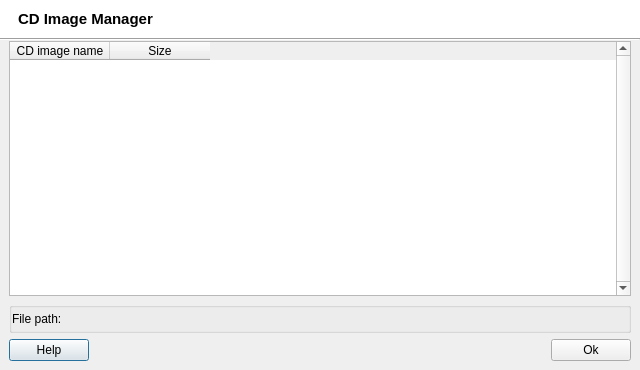
<?xml version="1.0" encoding="UTF-8"?>
<ui version="4.0">
 <class>ImageManager</class>
 <widget class="QDialog" name="ImageManager">
  <property name="windowModality">
   <enum>Qt::WindowModal</enum>
  </property>
  <property name="geometry">
   <rect>
    <x>0</x>
    <y>0</y>
    <width>640</width>
    <height>370</height>
   </rect>
  </property>
  <property name="minimumSize">
   <size>
    <width>340</width>
    <height>370</height>
   </size>
  </property>
  <property name="windowTitle">
   <string>CD Image Manager</string>
  </property>
  <property name="windowIcon">
   <iconset>
    <normaloff>:/data/q4wine.png</normaloff>:/data/q4wine.png</iconset>
  </property>
  <layout class="QVBoxLayout" name="verticalLayout_3">
   <property name="spacing">
    <number>0</number>
   </property>
   <property name="margin">
    <number>0</number>
   </property>
   <item>
    <widget class="QWidget" name="widget_7" native="true">
     <property name="palette">
      <palette>
       <active>
        <colorrole role="Button">
         <brush brushstyle="SolidPattern">
          <color alpha="255">
           <red>255</red>
           <green>255</green>
           <blue>255</blue>
          </color>
         </brush>
        </colorrole>
        <colorrole role="Midlight">
         <brush brushstyle="SolidPattern">
          <color alpha="255">
           <red>255</red>
           <green>255</green>
           <blue>255</blue>
          </color>
         </brush>
        </colorrole>
        <colorrole role="Base">
         <brush brushstyle="SolidPattern">
          <color alpha="255">
           <red>255</red>
           <green>255</green>
           <blue>255</blue>
          </color>
         </brush>
        </colorrole>
        <colorrole role="Window">
         <brush brushstyle="SolidPattern">
          <color alpha="255">
           <red>255</red>
           <green>255</green>
           <blue>255</blue>
          </color>
         </brush>
        </colorrole>
       </active>
       <inactive>
        <colorrole role="Button">
         <brush brushstyle="SolidPattern">
          <color alpha="255">
           <red>255</red>
           <green>255</green>
           <blue>255</blue>
          </color>
         </brush>
        </colorrole>
        <colorrole role="Midlight">
         <brush brushstyle="SolidPattern">
          <color alpha="255">
           <red>255</red>
           <green>255</green>
           <blue>255</blue>
          </color>
         </brush>
        </colorrole>
        <colorrole role="Base">
         <brush brushstyle="SolidPattern">
          <color alpha="255">
           <red>255</red>
           <green>255</green>
           <blue>255</blue>
          </color>
         </brush>
        </colorrole>
        <colorrole role="Window">
         <brush brushstyle="SolidPattern">
          <color alpha="255">
           <red>255</red>
           <green>255</green>
           <blue>255</blue>
          </color>
         </brush>
        </colorrole>
       </inactive>
       <disabled>
        <colorrole role="Button">
         <brush brushstyle="SolidPattern">
          <color alpha="255">
           <red>255</red>
           <green>255</green>
           <blue>255</blue>
          </color>
         </brush>
        </colorrole>
        <colorrole role="Midlight">
         <brush brushstyle="SolidPattern">
          <color alpha="255">
           <red>255</red>
           <green>255</green>
           <blue>255</blue>
          </color>
         </brush>
        </colorrole>
        <colorrole role="Base">
         <brush brushstyle="SolidPattern">
          <color alpha="255">
           <red>255</red>
           <green>255</green>
           <blue>255</blue>
          </color>
         </brush>
        </colorrole>
        <colorrole role="Window">
         <brush brushstyle="SolidPattern">
          <color alpha="255">
           <red>255</red>
           <green>255</green>
           <blue>255</blue>
          </color>
         </brush>
        </colorrole>
       </disabled>
      </palette>
     </property>
     <property name="autoFillBackground">
      <bool>true</bool>
     </property>
     <layout class="QHBoxLayout">
      <property name="leftMargin">
       <number>18</number>
      </property>
      <item>
       <widget class="QLabel" name="lblCaption">
        <property name="font">
         <font>
          <pointsize>11</pointsize>
          <weight>75</weight>
          <bold>true</bold>
         </font>
        </property>
        <property name="text">
         <string>CD Image Manager</string>
        </property>
       </widget>
      </item>
      <item>
       <spacer>
        <property name="orientation">
         <enum>Qt::Horizontal</enum>
        </property>
        <property name="sizeHint" stdset="0">
         <size>
          <width>40</width>
          <height>20</height>
         </size>
        </property>
       </spacer>
      </item>
      <item>
       <widget class="QLabel" name="lblLogo">
        <property name="text">
         <string/>
        </property>
        <property name="pixmap">
         <pixmap>:/data/iso_manager.png</pixmap>
        </property>
       </widget>
      </item>
     </layout>
    </widget>
   </item>
   <item>
    <widget class="Line" name="line">
     <property name="orientation">
      <enum>Qt::Horizontal</enum>
     </property>
    </widget>
   </item>
   <item>
    <widget class="QWidget" name="tlbManager" native="true"/>
   </item>
   <item>
    <widget class="QWidget" name="widget" native="true">
     <layout class="QVBoxLayout" name="verticalLayout_2">
      <property name="topMargin">
       <number>0</number>
      </property>
      <item>
       <widget class="QTableWidget" name="tableImage">
        <property name="maximumSize">
         <size>
          <width>16777215</width>
          <height>16777215</height>
         </size>
        </property>
        <property name="contextMenuPolicy">
         <enum>Qt::CustomContextMenu</enum>
        </property>
        <property name="verticalScrollBarPolicy">
         <enum>Qt::ScrollBarAlwaysOn</enum>
        </property>
        <property name="selectionMode">
         <enum>QAbstractItemView::SingleSelection</enum>
        </property>
        <property name="selectionBehavior">
         <enum>QAbstractItemView::SelectRows</enum>
        </property>
        <column>
         <property name="text">
          <string>CD image name</string>
         </property>
        </column>
        <column>
         <property name="text">
          <string>Size</string>
         </property>
        </column>
       </widget>
      </item>
      <item>
       <widget class="QGroupBox" name="groupBox">
        <property name="title">
         <string/>
        </property>
        <layout class="QGridLayout" name="gridLayout">
         <property name="margin">
          <number>0</number>
         </property>
         <property name="spacing">
          <number>0</number>
         </property>
         <item row="0" column="0">
          <widget class="QLabel" name="lblPathInfo">
           <property name="text">
            <string>File path:</string>
           </property>
           <property name="textInteractionFlags">
            <set>Qt::LinksAccessibleByMouse|Qt::TextSelectableByMouse</set>
           </property>
          </widget>
         </item>
        </layout>
       </widget>
      </item>
      <item>
       <layout class="QHBoxLayout">
        <item>
         <widget class="QPushButton" name="cmdHelp">
          <property name="text">
           <string>Help</string>
          </property>
         </widget>
        </item>
        <item>
         <spacer>
          <property name="orientation">
           <enum>Qt::Horizontal</enum>
          </property>
          <property name="sizeHint" stdset="0">
           <size>
            <width>40</width>
            <height>20</height>
           </size>
          </property>
         </spacer>
        </item>
        <item>
         <widget class="QPushButton" name="cmdOk">
          <property name="text">
           <string>Ok</string>
          </property>
         </widget>
        </item>
       </layout>
      </item>
     </layout>
    </widget>
   </item>
  </layout>
 </widget>
 <resources/>
 <connections/>
</ui>
